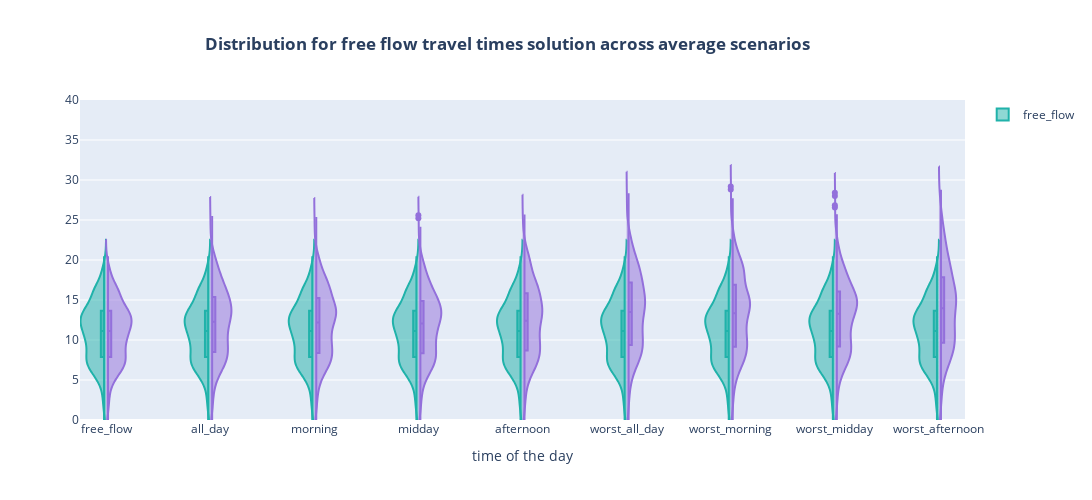

The code cell stored with this chart in its notebook:
### Code cell
fig = go.Figure()

show_legend = [True]+[False]*len(df_min.columns[1:])

fig.update_layout(title="<b>Distribution for free flow travel times solution across average scenarios<b>",
                  title_pad_l=150,
                  height=500,
                  width=1200,
                  xaxis_title="time of the day",)

fig.update_yaxes(range=[0, 40])

for i, name in enumerate(["free_flow", "all_day", "morning", "midday", "afternoon",
                          "worst_all_day", "worst_morning", "worst_midday", "worst_afternoon"]):
    fig.add_trace(go.Violin(y=df_min["travel_time_free_flow"],
                            name=name,
                            box_visible=True,
                            meanline_visible=False,
                            hoverinfo="none",
                            side="negative",
                            line_color="lightseagreen",
                            showlegend=show_legend[i]))
    
    fig.add_trace(go.Violin(y=df_min["travel_time_"+name],
                            name=name,
                            box_visible=True,
                            meanline_visible=False,
                            hoverinfo="none",
                            side="positive",
                            line_color="mediumpurple",
                            showlegend=show_legend[-1]))

fig.show()

### Figure 1 — Plotly figure (JSON) as saved in the notebook; plotly's stock layout.template omitted (floating-point values rounded to 4 significant figures; data arrays with more than 128 entries replaced by an {"elided": "..."} marker saying what was removed)
{"data": [{"box": {"visible": true}, "hoverinfo": "none", "line": {"color": "lightseagreen"}, "meanline": {"visible": false}, "name": "free_flow", "showlegend": true, "side": "negative", "type": "violin", "y": {"elided": "1120 float values"}}, {"box": {"visible": true}, "hoverinfo": "none", "line": {"color": "mediumpurple"}, "meanline": {"visible": false}, "name": "free_flow", "showlegend": false, "side": "positive", "type": "violin", "y": {"elided": "1120 float values"}}, {"box": {"visible": true}, "hoverinfo": "none", "line": {"color": "lightseagreen"}, "meanline": {"visible": false}, "name": "all_day", "showlegend": false, "side": "negative", "type": "violin", "y": {"elided": "1120 float values"}}, {"box": {"visible": true}, "hoverinfo": "none", "line": {"color": "mediumpurple"}, "meanline": {"visible": false}, "name": "all_day", "showlegend": false, "side": "positive", "type": "violin", "y": {"elided": "1120 float values"}}, {"box": {"visible": true}, "hoverinfo": "none", "line": {"color": "lightseagreen"}, "meanline": {"visible": false}, "name": "morning", "showlegend": false, "side": "negative", "type": "violin", "y": {"elided": "1120 float values"}}, {"box": {"visible": true}, "hoverinfo": "none", "line": {"color": "mediumpurple"}, "meanline": {"visible": false}, "name": "morning", "showlegend": false, "side": "positive", "type": "violin", "y": {"elided": "1120 float values"}}, {"box": {"visible": true}, "hoverinfo": "none", "line": {"color": "lightseagreen"}, "meanline": {"visible": false}, "name": "midday", "showlegend": false, "side": "negative", "type": "violin", "y": {"elided": "1120 float values"}}, {"box": {"visible": true}, "hoverinfo": "none", "line": {"color": "mediumpurple"}, "meanline": {"visible": false}, "name": "midday", "showlegend": false, "side": "positive", "type": "violin", "y": {"elided": "1120 float values"}}, {"box": {"visible": true}, "hoverinfo": "none", "line": {"color": "lightseagreen"}, "meanline": {"visible": false}, "name": "afternoon", "showlegend": false, "side": "negative", "type": "violin", "y": {"elided": "1120 float values"}}, {"box": {"visible": true}, "hoverinfo": "none", "line": {"color": "mediumpurple"}, "meanline": {"visible": false}, "name": "afternoon", "showlegend": false, "side": "positive", "type": "violin", "y": {"elided": "1120 float values"}}, {"box": {"visible": true}, "hoverinfo": "none", "line": {"color": "lightseagreen"}, "meanline": {"visible": false}, "name": "worst_all_day", "showlegend": false, "side": "negative", "type": "violin", "y": {"elided": "1120 float values"}}, {"box": {"visible": true}, "hoverinfo": "none", "line": {"color": "mediumpurple"}, "meanline": {"visible": false}, "name": "worst_all_day", "showlegend": false, "side": "positive", "type": "violin", "y": {"elided": "1120 float values"}}, {"box": {"visible": true}, "hoverinfo": "none", "line": {"color": "lightseagreen"}, "meanline": {"visible": false}, "name": "worst_morning", "showlegend": false, "side": "negative", "type": "violin", "y": {"elided": "1120 float values"}}, {"box": {"visible": true}, "hoverinfo": "none", "line": {"color": "mediumpurple"}, "meanline": {"visible": false}, "name": "worst_morning", "showlegend": false, "side": "positive", "type": "violin", "y": {"elided": "1120 float values"}}, {"box": {"visible": true}, "hoverinfo": "none", "line": {"color": "lightseagreen"}, "meanline": {"visible": false}, "name": "worst_midday", "showlegend": false, "side": "negative", "type": "violin", "y": {"elided": "1120 float values"}}, {"box": {"visible": true}, "hoverinfo": "none", "line": {"color": "mediumpurple"}, "meanline": {"visible": false}, "name": "worst_midday", "showlegend": false, "side": "positive", "type": "violin", "y": {"elided": "1120 float values"}}, {"box": {"visible": true}, "hoverinfo": "none", "line": {"color": "lightseagreen"}, "meanline": {"visible": false}, "name": "worst_afternoon", "showlegend": false, "side": "negative", "type": "violin", "y": {"elided": "1120 float values"}}, {"box": {"visible": true}, "hoverinfo": "none", "line": {"color": "mediumpurple"}, "meanline": {"visible": false}, "name": "worst_afternoon", "showlegend": false, "side": "positive", "type": "violin", "y": {"elided": "1120 float values"}}], "layout": {"height": 500, "title": {"pad": {"l": 150}, "text": "<b>Distribution for free flow travel times solution across average scenarios<b>"}, "width": 1200, "xaxis": {"title": {"text": "time of the day"}}, "yaxis": {"range": [0, 40]}}}
